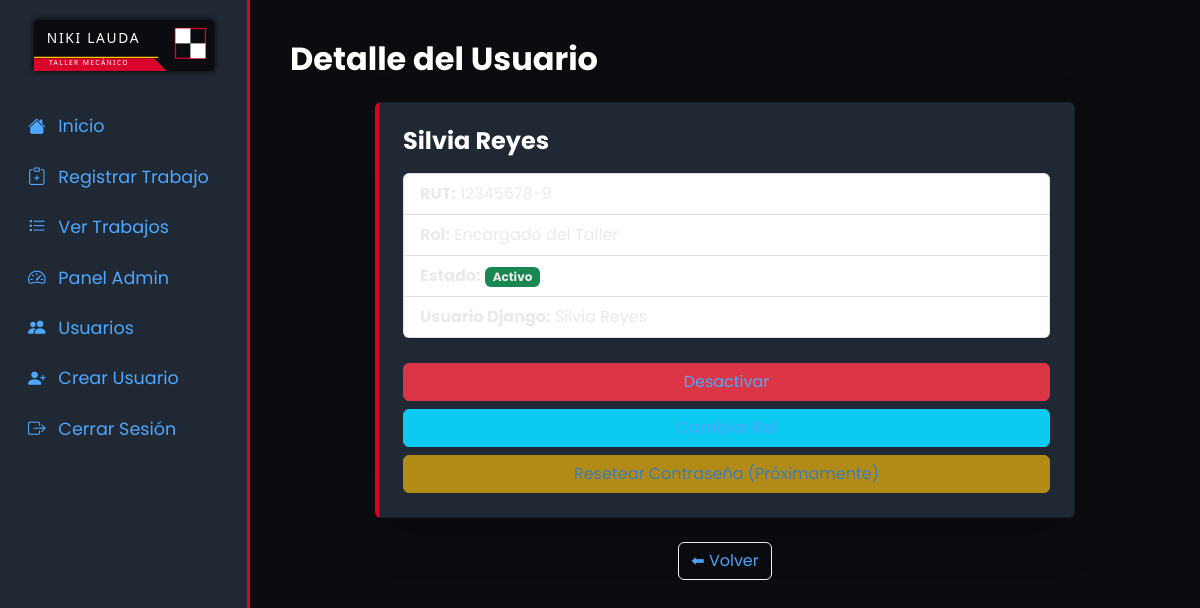
The app's page /usuarios/detalle/2/ (signed in) with its own data.
### core/models.py (models this page shows, shortened)
class PerfilUsuario(models.Model):  # Manejo de roles: admin, mecanico, encargado
    ROLES = [
        ("ADMIN", "Administrador"),
        ("MECANICO", "Mecánico"),
        ("ENCARGADO", "Encargado del Taller"),
    ]
    user = models.OneToOneField(User, on_delete=models.CASCADE, related_name="perfil")
    rol = models.CharField(max_length=20, choices=ROLES, default="MECANICO")
    activo = models.BooleanField(default=True)
    rut = models.CharField(max_length=12, unique=True)

### core/views.py (the view)
# urls.py: path("usuarios/detalle/<int:pk>/", views.detalle_usuario, name="detalle_usuario"),
@login_required
def detalle_usuario(request, pk):
    admin = request.user.perfil
    if admin.rol != "ADMIN":
        return redirect("usuario_inactivo")
    usuario = get_object_or_404(PerfilUsuario, pk=pk)
    trabajos = None
    if usuario.rol == "MECANICO":
        from operaciones.models import OrdenTrabajo
        trabajos = OrdenTrabajo.objects.filter(mecanico=usuario)
    return render(request, "core/detalle_usuario.html", {
        "usuario": usuario,
        "trabajos": trabajos
    })

### core/templates/core/detalle_usuario.html (shortened to what this page needs)
{% extends "core/base.html" %}
{% block content %}
<h2 class="fw-bold mb-4">Detalle del Usuario</h2>
<div class="card shadow-lg p-4 mb-4" style="max-width: 700px; margin:auto;">
    <h4 class="fw-bold mb-3">{{ usuario.user.username }}</h4>
    <ul class="list-group">
        <li class="list-group-item">
            <strong>RUT:</strong> {{ usuario.rut }}
        </li>
        <li class="list-group-item">
            <strong>Rol:</strong> {{ usuario.get_rol_display }}
        </li>
        <li class="list-group-item">
            <strong>Estado:</strong>
            {% if usuario.activo %}
                <span class="badge bg-success">Activo</span>
            {% else %}
                <span class="badge bg-danger">Inactivo</span>
            {% endif %}
        </li>
        <li class="list-group-item">
            <strong>Usuario Django:</strong> {{ usuario.user.username }}
        </li>
    </ul>
    <div class="mt-4 d-flex flex-column gap-2">
        <a href="{% url 'cambiar_estado_usuario' usuario.id %}"
           class="btn {% if usuario.activo %}btn-danger{% else %}btn-success{% endif %}">
           {% if usuario.activo %}Desactivar{% else %}Activar{% endif %}
        </a>
        <a href="{% url 'cambiar_rol_usuario' usuario.id %}" class="btn btn-info">
        </a>
        <a href="#" class="btn btn-warning disabled">
            Resetear Contraseña (Próximamente)
        </a>
    </div>
</div>
<div class="text-center mt-4">
    <a href="{% url 'gestionar_usuarios' %}" class="btn btn-outline-light">⬅ Volver</a>
</div>
{% endblock %}

### core/templates/core/base.html (style rules this page uses)
:root { --rojo-ferrari: #D90429; --rojo-ferrari-oscuro: #A3001F; --negro-carbon: #0B0C10; --gris-metal: #1F2833; --amarillo-f1: #FFC300; }
body { background-color: var(--negro-carbon); color: white; font-family: 'Poppins', sans-serif; overflow-x: hidden; }
.card { background-color: var(--gris-metal); border-left: 4px solid var(--rojo-ferrari); }
body, p, span, li, td { color: #EAEAEA !important; }
h1, h2, h3, h4, h5, h6 { color: #FFFFFF !important; }
a { color: #4DA8FF !important; text-decoration: none; }

### records on screen
PerfilUsuario: user.username "Silvia Reyes", rut "12345678-9", rol "Encargado del Taller"
